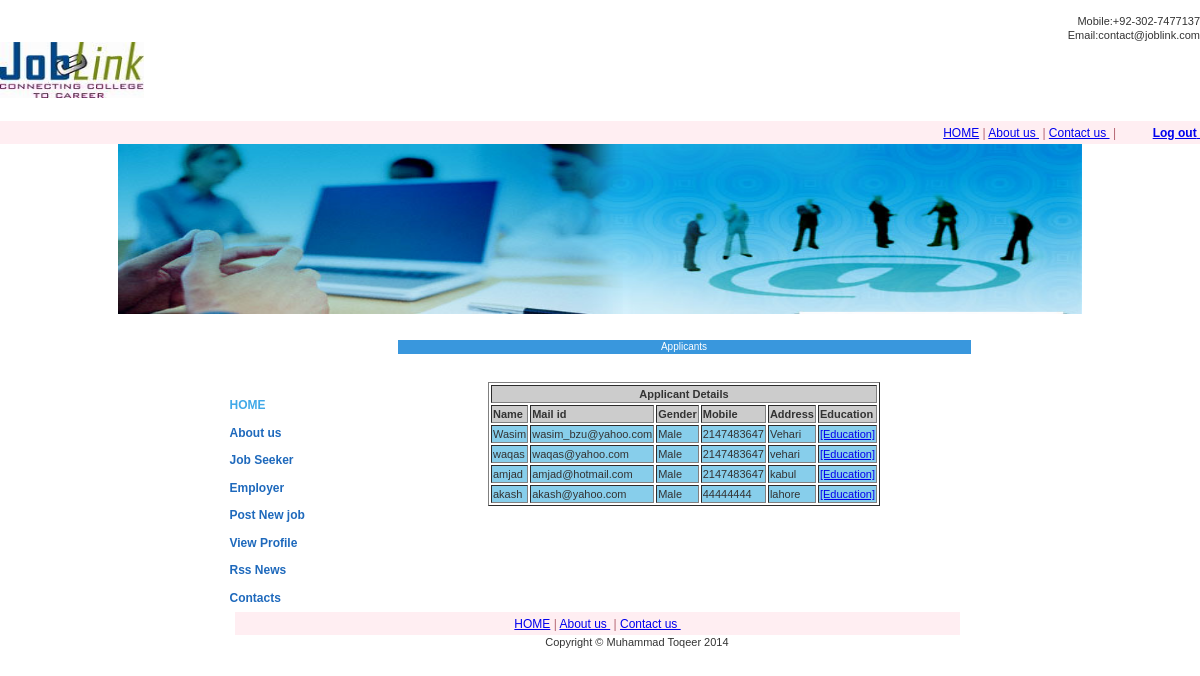
Page /PROJECT/joblink/applicant.php?jid=21 (signed in) on the committed database.
### tables this page shows
CREATE TABLE `user` (
  `nic_no` varchar(20) NOT NULL,
  `domain_name` varchar(30) NOT NULL,
  `password` varchar(15) NOT NULL,
  `f_name` varchar(15) NOT NULL,
  `l_name` varchar(15) NOT NULL,
  `mail_id` varchar(30) NOT NULL,
  `dob` date NOT NULL,
  `gender` varchar(6) NOT NULL,
  `marital_status` varchar(10) NOT NULL,
  `religion` varchar(15) NOT NULL,
  `phone` int(18) NOT NULL,
  `mobile` int(18) NOT NULL,
  `address` varchar(60) NOT NULL,
  `city` varchar(20) NOT NULL,
  `country` varchar(20) NOT NULL,
  `nationality` varchar(20) NOT NULL,
  PRIMARY KEY  (`nic_no`)
);

### PROJECT/joblink/applicant.php (the view, shortened to what this page needs)
<?php
if(!(isset($_SESSION["currentuser"])))
{
header("location:employer.html");
}
else{
?>
<!DOCTYPE html PUBLIC "-//W3C//DTD XHTML 1.0 Transitional//EN" "http://www.w3.org/TR/xhtml1/DTD/xhtml1-transitional.dtd">
<html xmlns="http://www.w3.org/1999/xhtml">
<head>
<link href="css/stylesheet.css" rel="stylesheet" type="text/css" media="all" />
</head>
<body>
<table width="100%" border="0" cellspacing="0" cellpadding="0">
<tr>
<td  width="100%" height="40%">&nbsp;</td>
</tr>
<tr>
<td align="right" valign="bottom"><a href="mailto:abc@yoursite.com" style="color:#333333; text-decoration:none;"> Mobile:+92-302-7477137<br />
    Email:contact@joblink.com</a></td>
</tr>
<tr>
 <td height="65" align="left" valign="top">
              <img src="images/logo.jpg" alt="Company Logo" width="144" height="56" /> </td>
  </tr>
  <tr>
<td  width="100%" height="40%">&nbsp;</td>
</tr>
  			    <tr>
   <td style="white-space:pre; font-size:12px; color:#601E29; color:#B46471;" height="23"  align="right" valign="middle" bgcolor="#FFEEF2"><a href="index.php" class="footer_link">HOME</a> | <a href="about.html" class="footer_link">About us </a> | <a href="contact.html" class="footer_link">Contact us </a> |&nbsp;&nbsp;&nbsp;&nbsp;&nbsp;&nbsp;&nbsp;&nbsp;&nbsp;&nbsp;&nbsp;<a href="logout.php" class="footer_link"><strong>Log out</strong> </a></td>
  </tr>
<tr>
<tr>
<td width="100%" align="center" valign="top"><img src="images/header_bg.jpg" alt="Wasim here" width="964" height="170"  border="0" /></td>
</tr>
  <tr>
    <td align="center" valign="top"><table width="741" border="0" cellspacing="0" cellpadding="0">
      <tr>
        <td align="left" valign="top"><table width="100%" border="0" cellspacing="0" cellpadding="0">
          <tr>
            <td width="168" align="left" valign="top"><table width="100%" border="0" cellpadding="0" cellspacing="0">
              <tr>
                <td height="26" align="left" valign="top">&nbsp;</td>
              </tr>
              <tr>
                <td height="26" align="left" valign="top">&nbsp;</td>
              </tr>
              <tr>
                <td height="26" align="left" valign="top">&nbsp;</td>
              </tr>
              <tr>
                <td height="27" align="left" valign="middle"><a href="index.php" class="left_link" style="color:#41A9E8;">HOME</a></td>
              </tr>
              <tr>
                <td height="27" align="left" valign="middle"><a href="about.html" class="left_link">About us </a></td>
              </tr>
              <tr>
                <td height="27" align="left" valign="middle"><a href="currentjob.php" class="left_link">Job Seeker </a></td>
              </tr>
              <tr>
                <td height="27" align="left" valign="middle"><a href="employerprofile.php" class="left_link">Employer</a></td>
              </tr>
			   <tr>
                <td height="27" align="left" valign="middle"><a href="addjob.php" class="left_link">Post New job</a><a href="employer.html" class="left_link"></a></td>
              </tr>
			   <tr>
                <td height="27" align="left" valign="middle"><a href="eprofile.php" class="left_link">View Profile </a></td>
              </tr>
			         <tr>
                <td height="27" align="left" valign="middle"><a href="RssReader.html" class="left_link">Rss News</a></td>
              </tr>
              <tr>
                <td height="27" align="left" valign="middle"><a href="contact.html" class="left_link">Contacts</a></td>
              </tr>
            </table></td>
            <td align="left" valign="top"><table width="573" border="0" cellspacing="0" cellpadding="0">
              <tr>
                <td height="26" align="left" valign="top">&nbsp;</td>
              </tr>
              <tr>
                <td align="center" valign="middle" bgcolor="#3997DD" style="font-size:10px; color:#FFF;">Applicants</td>
                </tr>
              <tr>
                <td align="left" valign="top">&nbsp;</td>
              </tr>
			  <tr>
			  <td >&nbsp;
			  </td>
			  </tr>
              <tr>
                <td align="left" valign="top" style="text-align:justify;"><?php
$id=$_REQUEST['jid'];
$sql="select * from u_applied_job where Job_id=$id";
$result=mysql_query($sql);
echo "<table width='50%'  border='1' bgcolor='#FFFFFF' align='center'>";
	echo "<tr bgcolor='#CCCCCC'>
             <td colspan='6'><div align='center'><strong>Applicant Details </strong></div></td>
              </tr>";
		echo "<tr bgcolor='#CCCCCC'>
		<th>Name</th>
		<th>Mail id</th>
		<th>Gender</th>
		<th>Mobile</th>
		<th>Address</th>
		<th>Education </th>
		</tr>";
    while($row=mysql_fetch_array($result))
		{
		  $nic=$row['nic'];
		$sql2="select * from user where nic_no =$nic";
		$result2=mysql_query($sql2);
		while($row2=mysql_fetch_array($result2))
			{
			$fname=$row2['f_name'];
			$mail=$row2['mail_id'];
			$gender=$row2['gender'];
			$mob=$row2['mobile'];
			$city=$row2['city'];
			echo "<tr bgcolor='skyblue'>
			<td>$fname</td>
			<td>$mail</td>
			<td>$gender</td>
			<td>$mob</td>
			<td>$city</td>
			<td> <a href=applicantdetail.php?id=$nic>[Education] </a></td>
			</tr>";
			}
		}
		echo"</table>";
?></td>
              </tr>
            </table></td>
          </tr>
        </table></td>
      </tr>
      <tr>
        <td align="left" valign="top"><table width="740" border="0" cellspacing="0" cellpadding="0">
          <tr>
            <td width="6" rowspan="2" align="left" valign="top">&nbsp;</td>
            <td style="white-space:pre; font-size:12px; color:#601E29; color:#B46471;" height="23" colspan="2" align="center" valign="middle" bgcolor="#FFEEF2"><a href="index.php" class="footer_link">HOME</a> | <a href="about.html" class="footer_link">About us </a> | <a href="contact.html" class="footer_link">Contact us </a></td>
            <td width="10" rowspan="2" align="left" valign="top">&nbsp;</td>
          </tr>
          <tr>
            <td width="497" align="right" valign="top" class="footer_left_bg">Copyright &copy; Muhammad Toqeer 2014</td>
            <td width="233" align="left" valign="top">&nbsp;</td>
          </tr>
        </table></td>
      </tr>
    </table></td>
  </tr>
</table>
</body>
</html>
<?php
}
?>

### PROJECT/joblink/css/stylesheet.css (style rules this page uses)
body { margin:0px auto; padding:0px; background-color:#FFFFFF; }
body { font-family: Verdana, Arial, Helvetica, sans-serif; font-size: 11px; font-style: normal; line-height: 14px; font-weight: normal; font-variant: normal; text-transform: none; color: #333333; text-decoration: none; }
.left_link { font-family: Verdana, Arial, Helvetica, sans-serif; font-size: 12px; font-style: normal; line-height: 27.5px; font-weight: bold; font-variant: normal; text-transform: none; color: #1E69BC; background-color:inherit; text-decoration: none; }

### rows in the picture
user: f_name "Wasim", mail "wasim_bzu@yahoo.com", gender "Male", mobile "2147483647", city "Vehari"
user: f_name "waqas", mail "waqas@yahoo.com", gender "Male", mobile "2147483647", city "vehari"
user: f_name "amjad", mail "amjad@hotmail.com", gender "Male", mobile "2147483647", city "kabul"
user: f_name "akash", mail "akash@yahoo.com", gender "Male", mobile "44444444", city "lahore"
